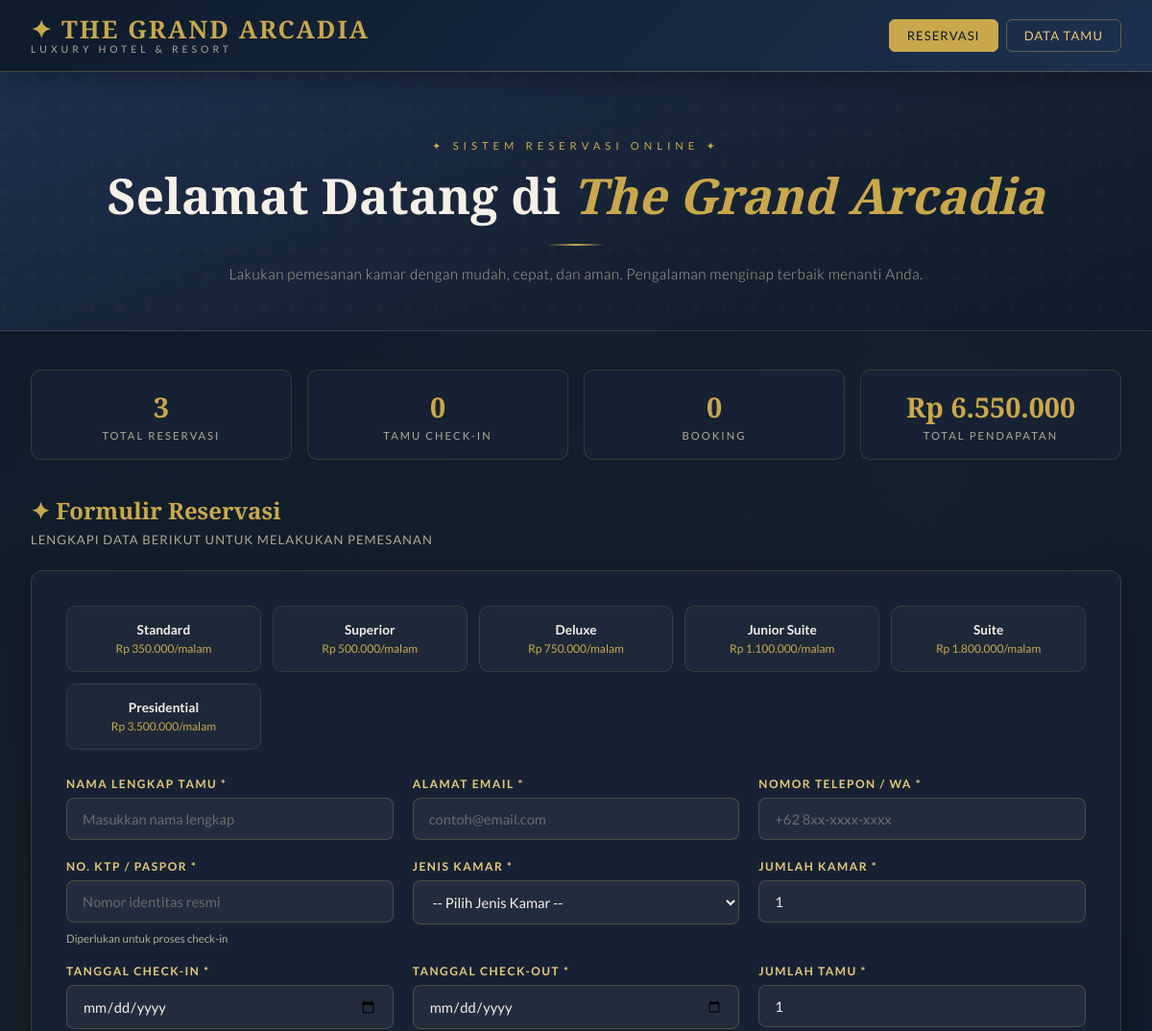
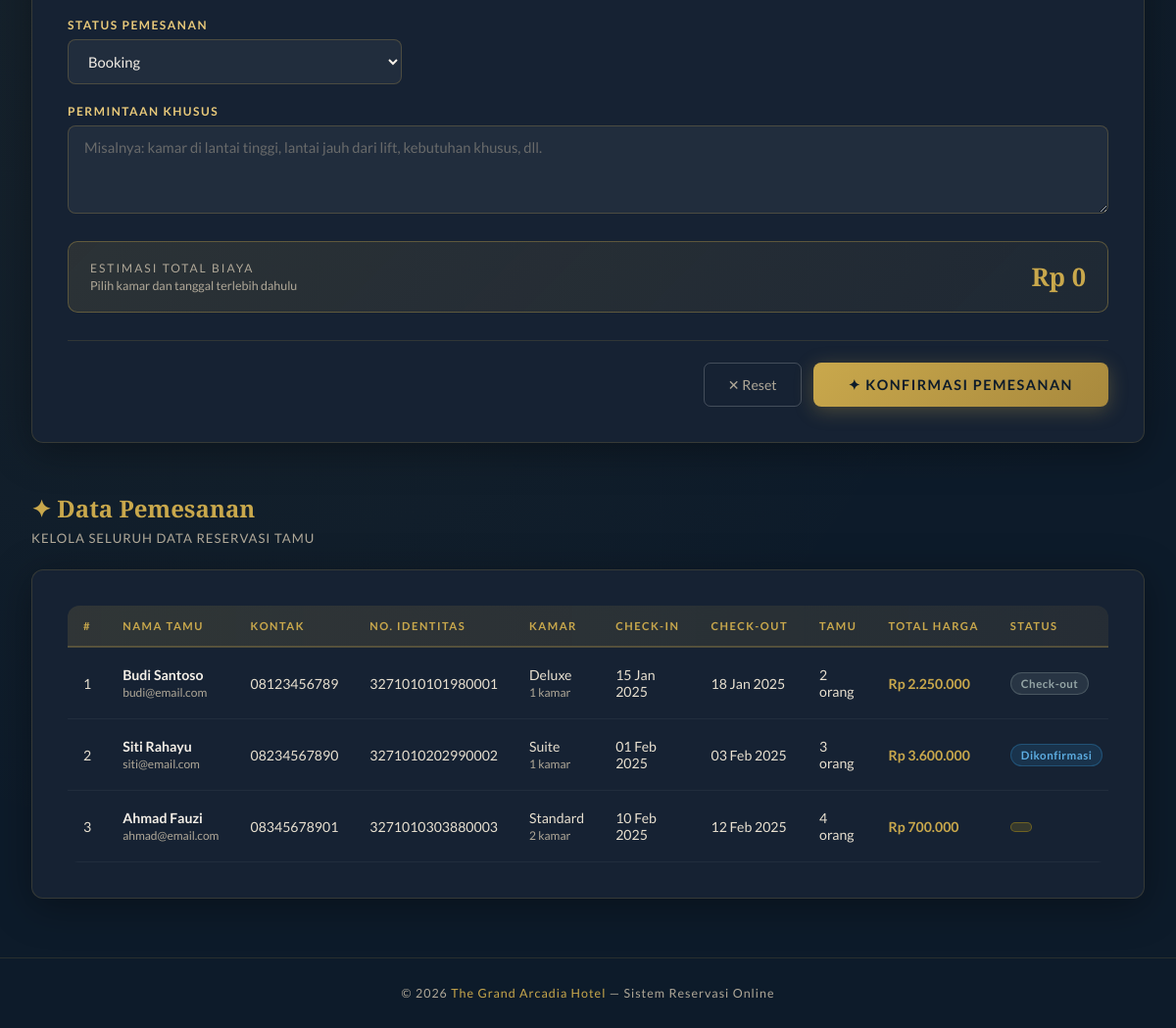
The page / on the database its author committed (2 pictures, top to bottom).
### tables this page shows
CREATE TABLE IF NOT EXISTS pemesanan (
    id              INT AUTO_INCREMENT PRIMARY KEY COMMENT 'ID unik pemesanan',
    nama_tamu       VARCHAR(100)    NOT NULL COMMENT 'Nama lengkap tamu',
    email           VARCHAR(100)    NOT NULL COMMENT 'Email tamu',
    no_telepon      VARCHAR(20)     NOT NULL COMMENT 'Nomor HP/WA tamu',
    no_identitas    VARCHAR(30)     NOT NULL COMMENT 'No. KTP atau Paspor',
    jenis_kamar     VARCHAR(50)     NOT NULL COMMENT 'Jenis kamar yang dipesan',
    jumlah_kamar    INT             NOT NULL DEFAULT 1 COMMENT 'Jumlah kamar',
    tanggal_masuk   DATE            NOT NULL COMMENT 'Tanggal check-in',
    tanggal_keluar  DATE            NOT NULL COMMENT 'Tanggal check-out',
    jumlah_tamu     INT             NOT NULL DEFAULT 1 COMMENT 'Jumlah tamu',
    permintaan      TEXT            COMMENT 'Permintaan atau catatan khusus',
    status          ENUM(
                        'Booking',
                        'Dikonfirmasi',
                        'Check-in',
                        'Check-out',
                        'Dibatalkan'
                    ) DEFAULT 'Booking' COMMENT 'Status pemesanan',
    total_harga     DECIMAL(15,2)   DEFAULT 0 COMMENT 'Total biaya menginap',
    created_at      TIMESTAMP       DEFAULT CURRENT_TIMESTAMP COMMENT 'Waktu pemesanan dibuat'
);

### index.php (the view, shortened to what this page needs)
<?php
require_once 'koneksi.php';
$query  = "SELECT * FROM pemesanan ORDER BY created_at DESC";
$result = mysqli_query($koneksi, $query);
$harga_kamar = [
    'Standard'      => 350000,
    'Superior'      => 500000,
    'Deluxe'        => 750000,
    'Junior Suite'  => 1100000,
    'Suite'         => 1800000,
    'Presidential'  => 3500000,
];
?>
<!DOCTYPE html>
<html lang="id">
<head>
</head>
<body>
<header class="site-header">
    <div class="header-inner">
        <div class="logo">
            <span class="logo-main">✦ THE GRAND ARCADIA</span>
            <span class="logo-sub">Luxury Hotel &amp; Resort</span>
        </div>
        <nav class="nav-links">
            <a href="#form-pesan" class="nav-btn active">Reservasi</a>
            <a href="#daftar-pesan" class="nav-btn">Data Tamu</a>
        </nav>
    </div>
</header>
<section class="hero">
    <p class="hero-eyebrow">✦ Sistem Reservasi Online ✦</p>
    <h1>Selamat Datang di <em>The Grand Arcadia</em></h1>
    <div class="gold-divider"></div>
    <p class="hero-desc">Lakukan pemesanan kamar dengan mudah, cepat, dan aman. Pengalaman menginap terbaik menanti Anda.</p>
</section>
<main class="container">
    <?php
    $total_pesan     = mysqli_num_rows(mysqli_query($koneksi, "SELECT id FROM pemesanan"));
    $total_checkin   = mysqli_num_rows(mysqli_query($koneksi, "SELECT id FROM pemesanan WHERE status='Check-in'"));
    $total_menunggu  = mysqli_num_rows(mysqli_query($koneksi, "SELECT id FROM pemesanan WHERE status='Booking'"));
    $total_revenue_r = mysqli_query($koneksi, "SELECT SUM(total_harga) AS total FROM pemesanan WHERE status != 'Dibatalkan'");
    $total_revenue   = mysqli_fetch_assoc($total_revenue_r)['total'] ?? 0;
    ?>
    <div class="stats-bar">
        <div class="stat-item">
            <div class="stat-number"><?= $total_pesan ?></div>
            <div class="stat-label">Total Reservasi</div>
        </div>
        <div class="stat-item">
            <div class="stat-number"><?= $total_checkin ?></div>
            <div class="stat-label">Tamu Check-in</div>
        </div>
        <div class="stat-item">
            <div class="stat-number"><?= $total_menunggu ?></div>
            <div class="stat-label">Booking</div>
        </div>
        <div class="stat-item">
            <div class="stat-number">Rp <?= number_format($total_revenue, 0, ',', '.') ?></div>
            <div class="stat-label">Total Pendapatan</div>
        </div>
    </div>
    <section id="form-pesan">
        <h2 class="section-title">✦ Formulir Reservasi</h2>
        <p class="section-sub">LENGKAPI DATA BERIKUT UNTUK MELAKUKAN PEMESANAN</p>
        <div class="card">
            <div class="rooms-grid" id="rooms-grid">
                <?php foreach ($harga_kamar as $jenis => $harga): ?>
                <div class="room-card" onclick="pilihKamar(this, '<?= $jenis ?>', <?= $harga ?>)">
                    <div class="room-name"><?= $jenis ?></div>
                    <div class="room-price">Rp <?= number_format($harga, 0, ',', '.') ?>/malam</div>
                </div>
                <?php endforeach; ?>
            </div>
            <form action="tambah.php" method="POST" id="formPemesanan">
                <div class="form-grid">
                    <div class="form-group">
                        <label for="nama_tamu">Nama Lengkap Tamu *</label>
                        <input type="text" id="nama_tamu" name="nama_tamu"
                               placeholder="Masukkan nama lengkap" required>
                    </div>
                    <div class="form-group">
                        <label for="email">Alamat Email *</label>
                        <input type="email" id="email" name="email"
                               placeholder="contoh@email.com" required>
                    </div>
                    <div class="form-group">
                        <label for="no_telepon">Nomor Telepon / WA *</label>
                        <input type="text" id="no_telepon" name="no_telepon"
                               placeholder="+62 8xx-xxxx-xxxx" required>
                    </div>
                    <div class="form-group">
                        <label for="no_identitas">No. KTP / Paspor *</label>
                        <input type="text" id="no_identitas" name="no_identitas"
                               placeholder="Nomor identitas resmi" required>
                        <span class="input-hint">Diperlukan untuk proses check-in</span>
                    </div>
                    <div class="form-group">
                        <label for="jenis_kamar">Jenis Kamar *</label>
                        <select id="jenis_kamar" name="jenis_kamar" required
                                onchange="updateHarga()">
                            <option value="">-- Pilih Jenis Kamar --</option>
                        </select>
                    </div>
                    <div class="form-group">
                        <label for="jumlah_kamar">Jumlah Kamar *</label>
                        <input type="number" id="jumlah_kamar" name="jumlah_kamar"
                               value="1" min="1" max="10" required
                               oninput="updateHarga()">
                    </div>
                    <div class="form-group">
                        <label for="tanggal_masuk">Tanggal Check-in *</label>
                        <input type="date" id="tanggal_masuk" name="tanggal_masuk"
                               required oninput="updateHarga()">
                    </div>
                    <div class="form-group">
                        <label for="tanggal_keluar">Tanggal Check-out *</label>
                        <input type="date" id="tanggal_keluar" name="tanggal_keluar"
                               required oninput="updateHarga()">
                    </div>
                    <div class="form-group">
                        <label for="jumlah_tamu">Jumlah Tamu *</label>
                        <input type="number" id="jumlah_tamu" name="jumlah_tamu"
                               value="1" min="1" max="20" required>
                    </div>
                    <div class="form-group">
                        <label for="status">Status Pemesanan</label>
                        <select id="status" name="status">
                            <option value="Menunggu">Booking</option>
                        </select>
                    </div>
                    <div class="form-group full">
                        <label for="permintaan">Permintaan Khusus</label>
                        <textarea id="permintaan" name="permintaan"
                                  placeholder="Misalnya: kamar di lantai tinggi, lantai jauh dari lift, kebutuhan khusus, dll."></textarea>
                    </div>
                    <div class="form-group full">
                        <div class="price-preview">
                            <div>
                                <div class="price-label">Estimasi Total Biaya</div>
                                <div style="font-size:0.78rem;color:var(--text-light);margin-top:3px;"
                                     id="detail-harga">Pilih kamar dan tanggal terlebih dahulu</div>
                            </div>
                            <div class="price-amount" id="total-harga">Rp 0</div>
                        </div>
                    </div>
                </div>
                <div class="form-actions">
                    <button type="reset" class="btn-cancel" onclick="resetForm()">✕ Reset</button>
                    <button type="submit" class="btn-submit">✦ Konfirmasi Pemesanan</button>
                </div>
            </form>
        </div>
    </section>
    <section id="daftar-pesan" class="section-gap">
        <h2 class="section-title">✦ Data Pemesanan</h2>
        <p class="section-sub">KELOLA SELURUH DATA RESERVASI TAMU</p>
        <div class="card">
            <div class="table-wrap">
                <table>
                    <thead>
                        <tr>
                            <th>#</th>
                            <th>Nama Tamu</th>
                            <th>Kontak</th>
                            <th>No. Identitas</th>
                            <th>Kamar</th>
                            <th>Check-in</th>
                            <th>Check-out</th>
                            <th>Tamu</th>
                            <th>Total Harga</th>
                            <th>Status</th>
                        </tr>
                    </thead>
                    <tbody>
                    <?php if (mysqli_num_rows($result) == 0): ?>
                        <tr>
                            <td colspan="11">
                                <div class="empty-state">
                                    <div class="icon">🏨</div>
                                    <p>Belum ada data pemesanan.<br>Lakukan reservasi pertama Anda!</p>
                                </div>
                            </td>
                        </tr>
                    <?php else: ?>
                        <?php $no = 1; while ($row = mysqli_fetch_assoc($result)): ?>
                        <tr>
                            <td><?= $no++ ?></td>
                            <td>
                                <strong style="color:var(--cream)"><?= htmlspecialchars($row['nama_tamu']) ?></strong>
                                <br><span style="font-size:0.75rem;color:var(--text-light)"><?= htmlspecialchars($row['email']) ?></span>
                            </td>
                            <td><?= htmlspecialchars($row['no_telepon']) ?></td>
                            <td><?= htmlspecialchars($row['no_identitas']) ?></td>
                            <td>
                                <?= htmlspecialchars($row['jenis_kamar']) ?>
                                <br><span style="font-size:0.75rem;color:var(--text-light)"><?= $row['jumlah_kamar'] ?> kamar</span>
                            </td>
                            <td><?= date('d M Y', strtotime($row['tanggal_masuk'])) ?></td>
                            <td><?= date('d M Y', strtotime($row['tanggal_keluar'])) ?></td>
                            <td><?= $row['jumlah_tamu'] ?> orang</td>
                            <td style="color:var(--gold);font-weight:700;">
                                Rp <?= number_format($row['total_harga'], 0, ',', '.') ?>
                            </td>
                            <td>
                                <?php
                                $badge_map = [
                                    'Booking'     => 'badge-menunggu',
                                    'Dikonfirmasi' => 'badge-dikonfirmasi',
                                    'Check-in'     => 'badge-checkin',
                                    'Check-out'    => 'badge-checkout',
                                    'Dibatalkan'   => 'badge-dibatalkan',
                                ];
                                $badge_class = $badge_map[$row['status']] ?? 'badge-menunggu';
                                ?>
                                <span class="badge <?= $badge_class ?>">
                                    <?= htmlspecialchars($row['status']) ?>
                                </span>
                            </td>
                        </tr>
                        <?php endwhile; ?>
                    <?php endif; ?>
                    </tbody>
                </table>
            </div>
        </div>
    </section>
</main>
<footer>
    &copy; <?= date('Y') ?> <span>The Grand Arcadia Hotel</span> — Sistem Reservasi Online
</footer>
</body>
</html>

### rows shown on the page
pemesanan: nama_tamu "Budi Santoso", email "budi@email.com", no_telepon "08123456789", no_identitas "3271010101980001", jenis_kamar "Deluxe", jumlah_kamar "1", tanggal_masuk "15 Jan 2025", tanggal_keluar "18 Jan 2025", jumlah_tamu "2", total_harga "2.250.000", status "Check-out"
pemesanan: nama_tamu "Siti Rahayu", email "siti@email.com", no_telepon "08234567890", no_identitas "3271010202990002", jenis_kamar "Suite", jumlah_kamar "1", tanggal_masuk "01 Feb 2025", tanggal_keluar "03 Feb 2025", jumlah_tamu "3", total_harga "3.600.000", status "Dikonfirmasi"
pemesanan: nama_tamu "Ahmad Fauzi", email "ahmad@email.com", no_telepon "08345678901", no_identitas "3271010303880003", jenis_kamar "Standard", jumlah_kamar "2", tanggal_masuk "10 Feb 2025", tanggal_keluar "12 Feb 2025", jumlah_tamu "4", total_harga "700.000"

### other values the page prints
$total_pesan "3"
$total_checkin "0"
$total_menunggu "0"
$total_revenue "6.550.000"
$jenis "Standard"
$harga "350.000"
$jenis "Superior"
$harga "500.000"
$jenis "Deluxe"
$harga "750.000"
$jenis "Junior Suite"
$harga "1.100.000"
$jenis "Suite"
$harga "1.800.000"
$jenis "Presidential"
